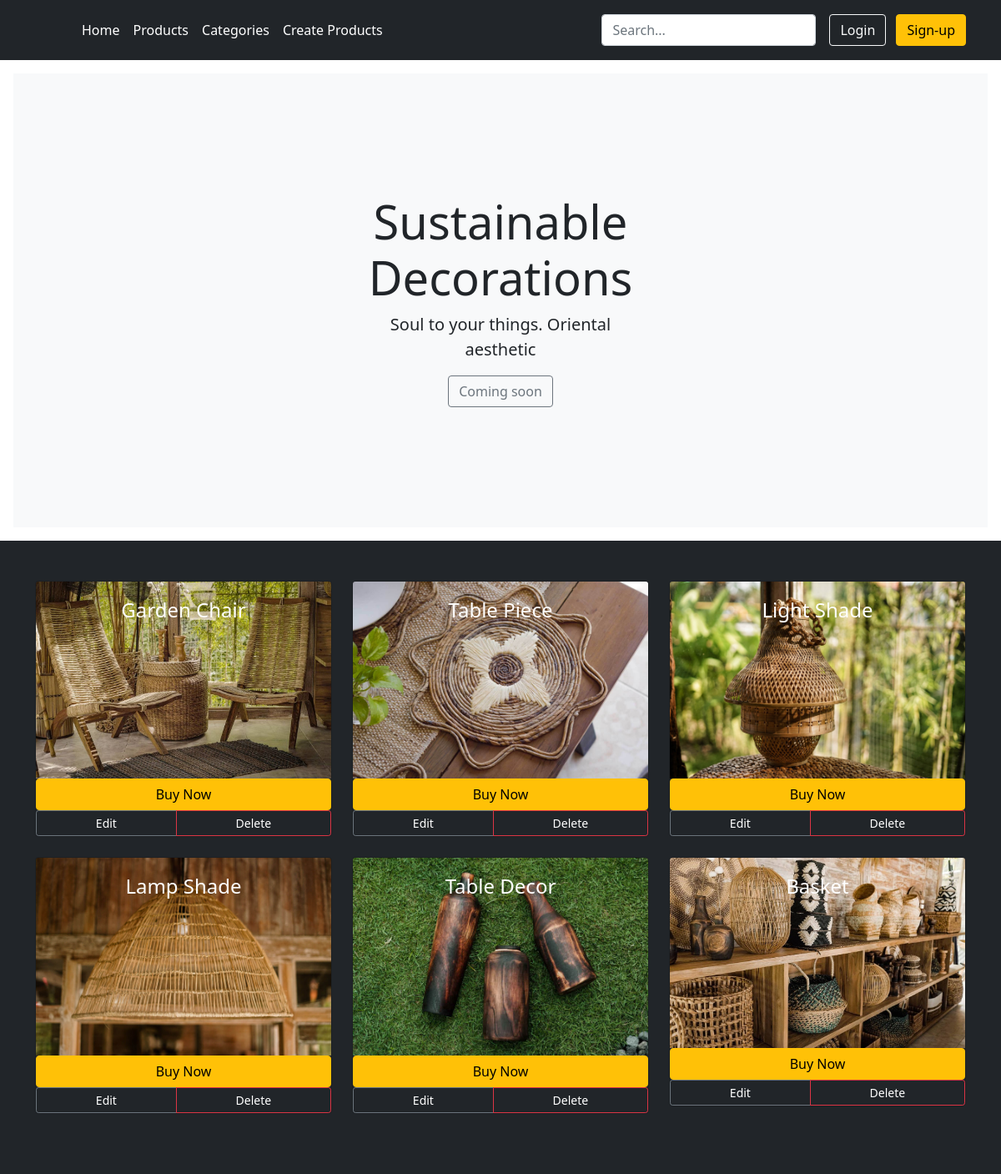
Screenshot of /products/ with the database file from the repository.
### products/models.py (models this page shows, shortened)
class Product(models.Model):
    title = models.CharField(max_length=200)
    description = models.TextField(blank=True)
    image = models.ImageField(upload_to='images/')
    price = models.DecimalField(max_digits=6, decimal_places=2)
    category = models.ForeignKey(Category, related_name='product', on_delete=models.CASCADE)
    slug = models.SlugField(max_length=255)
    quantity = models.IntegerField(default=0)
    is_active = models.BooleanField(default=True)
    created = models.DateTimeField(auto_now_add=True)
    updated = models.DateTimeField(auto_now=True)
    class Meta:
        verbose_name_plural = 'Products'
        ordering = ('-created',)

### storeAnada/views.py (the view)
# urls.py: path('products/', storeAnada.views.ProductListView.as_view(), name='product-list'),
class ProductListView(ListView):
	template_name = "products/product_list.html"
	model = Product
	def get_context_data(self, **kwargs):
		context = super().get_context_data(**kwargs)
		search = self.request.GET.get('search', None)
		products = Product.objects.all()
		if search:
			products = products.filter(title__contains=search)  # Contains gives flexibility in the search input
			context['search'] = search
		context['products'] = products
		return context

### templates/products/product_list.html (shortened to what this page needs)
{% extends "base.html" %}
{% load static %}
{% block content %}
    <div class="position-relative overflow-hidden p-3 p-md-5 m-md-3 text-center bg-light">
        <div class="col-md-5 p-lg-5 mx-auto my-5">
            <h1 class="display-4 font-weight-normal">Sustainable Decorations</h1>
            <p class="lead font-weight-normal">Soul to your things. Oriental aesthetic</p>
            <a class="btn btn-outline-secondary" href="#">Coming soon</a>
        </div>
    </div>
    <div class="album py-5 bg-dark">
        <div class="container">
            <div class="row no-gutters">
                {% for product in products %}
                    <div class="col-md-4">
                        <div class="card mb-4 bg-transparent">
                            <a href="{% url 'product-detail' pk=product.pk %}">
                                <img class="card-img-top" src="/media/{{ product.image }}" alt="{{ product.title }}">
                                <div class="card-body card-img-overlay">
                                    <p class="card-text text-center text-white" style="font-size: 1.5em">
                                        {{ product.title }}
                                    </p>
                                </div>
                            </a>
                            <div class="btn-group">
                                    <a class="btn btn-warning" href="{% url 'purchase' pk=product.pk %}">Buy Now</a>
                            </div>
                            <div class="btn-group">
                                    <a class="btn btn-sm btn-outline-secondary text-white" href="{% url 'product-update' pk=product.pk %}">Edit</a>
                                    <a class="btn btn-sm btn-outline-danger text-white" href="{% url 'product-delete' pk=product.pk %}">Delete</a>
                                </div>
                        </div>
                    </div>
                {% endfor %}
            </div>
        </div>
    </div>
{% endblock %}

### rows the page displays
Product: image (picture), title "Garden Chair"
Product: image (picture), title "Table Piece"
Product: image (picture), title "Light Shade"
Product: image (picture), title "Lamp Shade"
Product: image (picture), title "Table Decor"
Product: image (picture), title "Basket"
